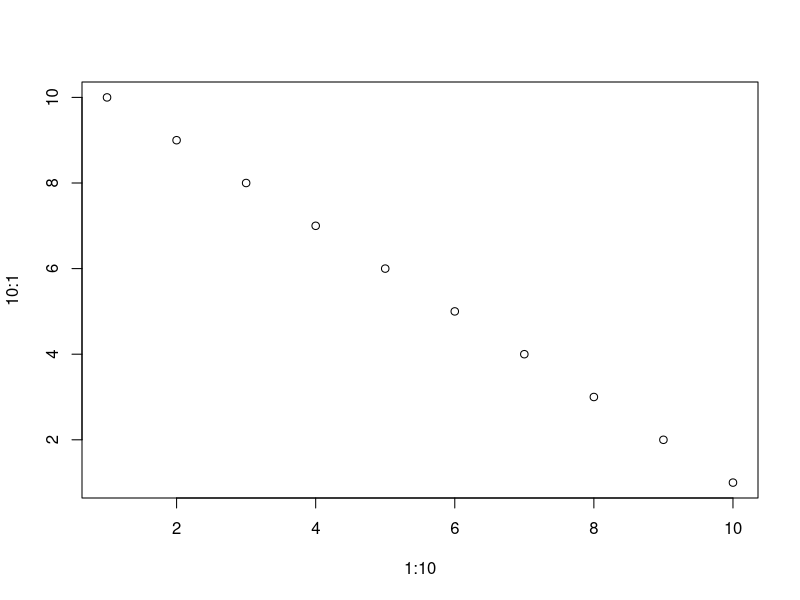
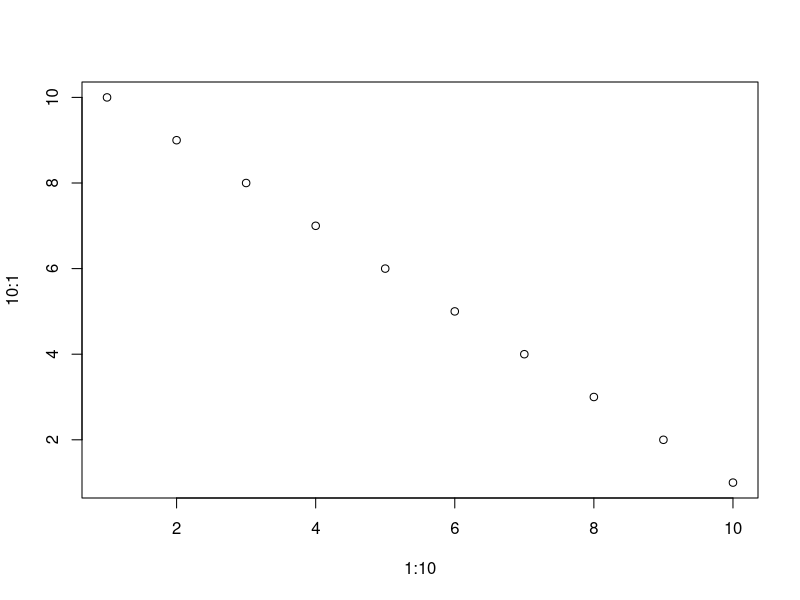

The R source for these figures, in order:
## ---- chunk 1
#| toggle: true
print("Hello, world!")
## ---- chunk 2
#| toggle: false
print("Goodbye, world!")
## ---- chunk 3
print("Missing, world!")
## ---- chunk 4
#| toggle: true
warning("This is a warning message.")
## ---- chunk 5
#| toggle: true
plot(1:10, 10:1)
## ---- chunk 6
#| toggle: true
print("This is a multi-line code chunk.")
print("It should be displayed when the toggle is set to true.")

plot(1:10, 10:1)
print("This is the final line.")
